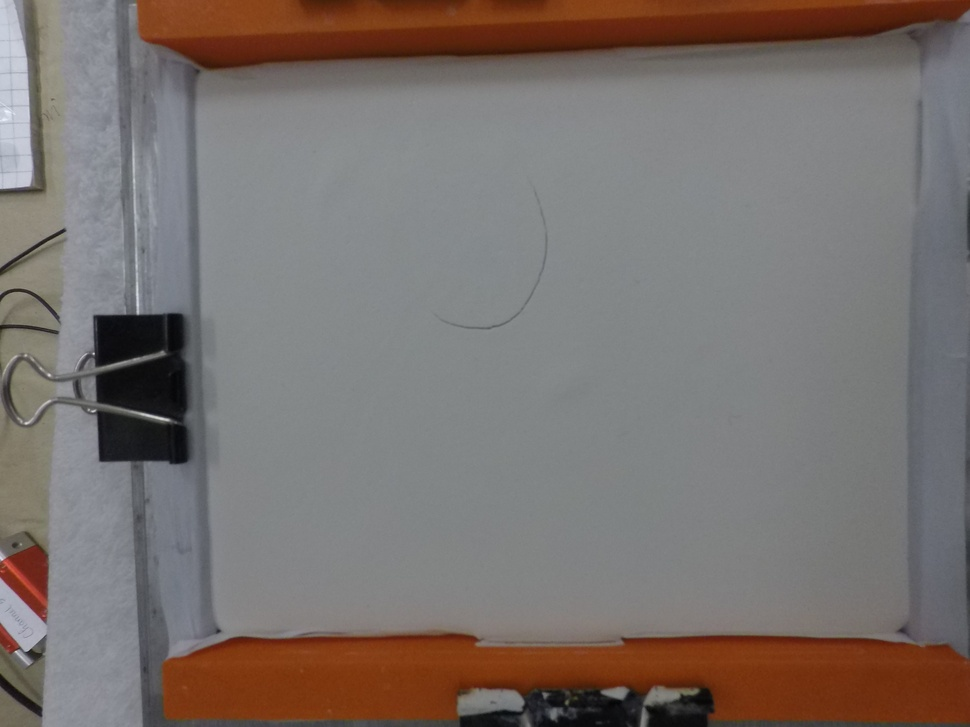
#> input picture jimmyFolder/pythonFiles/loopImages/G0022145.JPG, 970 x 727 px, shrunk from 4000 x 3000 before the run
$ python -i binaryTest.py   (imports and definitions only)
#> lines starting #> are read from the running program, lines starting #| are printed output that depends on the picture
import math
import scipy.ndimage.morphology as m
import cv2
import numpy as np
from skimage import img_as_float
from skimage import io, color, morphology
from skimage import io, morphology, img_as_bool, segmentation
from scipy import ndimage as ndi
import matplotlib.pyplot as plt
import ctypes
import tkinter as tk
import tkinter.filedialog
from tkinter.filedialog import askopenfilename

#Makes each pixel of the image black or white
# [49 lines left out: functions binary, binary1, binary2, median, thinning2, canny, not called in this run]

#Fills in gaps in the skeleton image
def complete(img):
#> called with img = 'loopImages/G0022145.JPG'
    image = img_as_bool(io.imread(img))
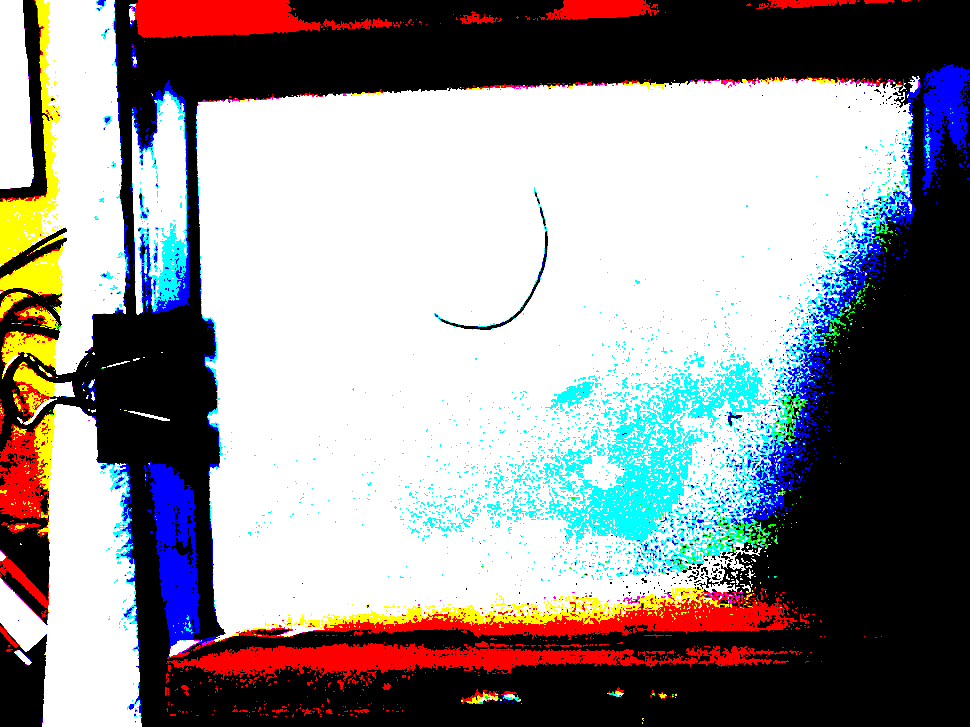
#> image: shape (727, 970, 3) bool; mean R, G, B 0.574, 0.566, 0.572
    out = ndi.distance_transform_edt(~image)
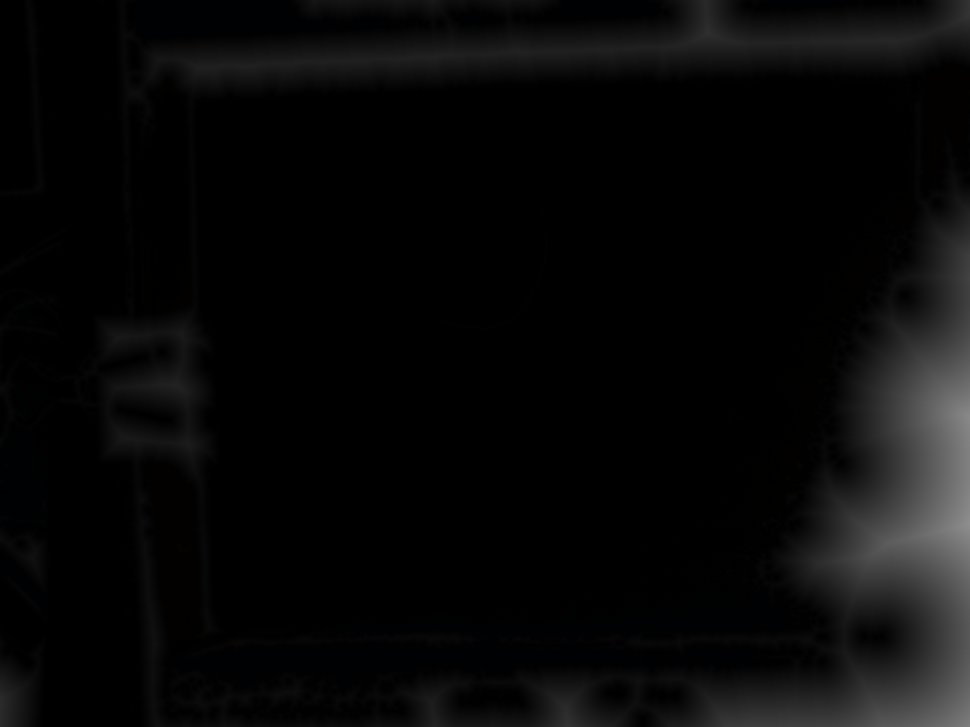
#> out: shape (727, 970, 3) float64; mean R, G, B 8.4, 8.4, 8.5
    out = out < 0.02 * out.max()
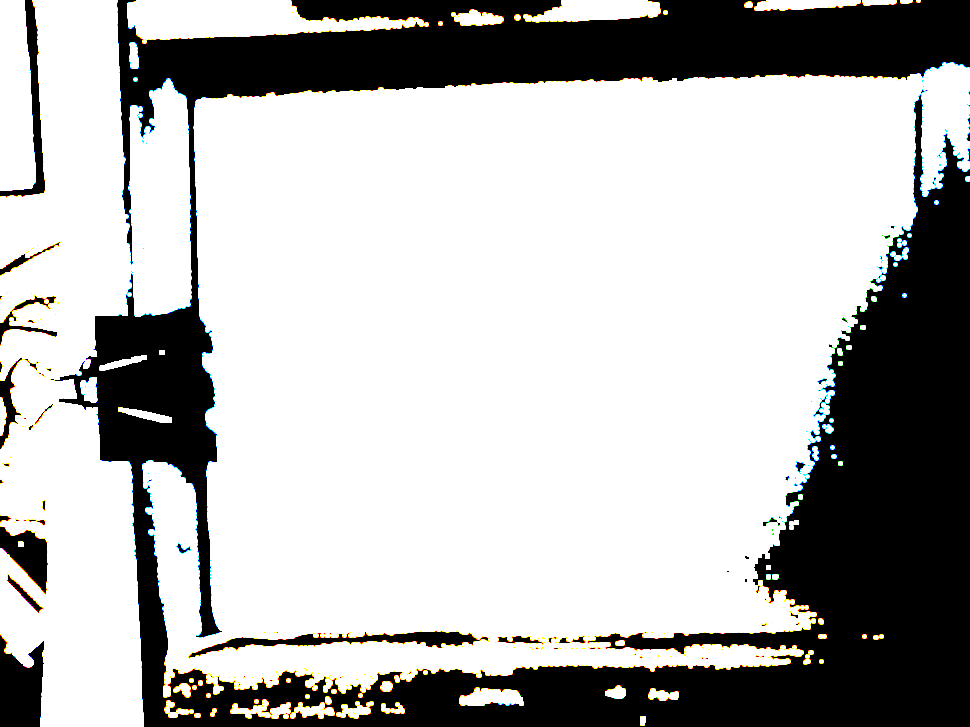
#> out: shape (727, 970, 3) bool; mean R, G, B 0.706, 0.706, 0.702
    out = morphology.skeletonize(out)
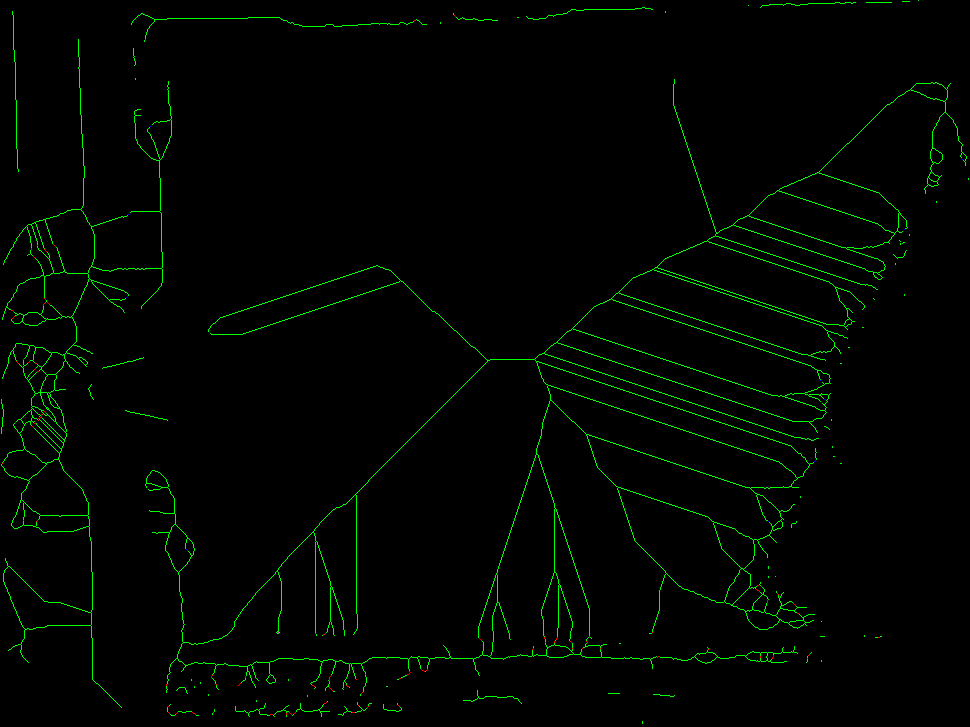
#> out: shape (727, 970, 3) bool; mean R, G, B 0.000281, 0.019, 3.83e-05
    out = segmentation.clear_border(out)
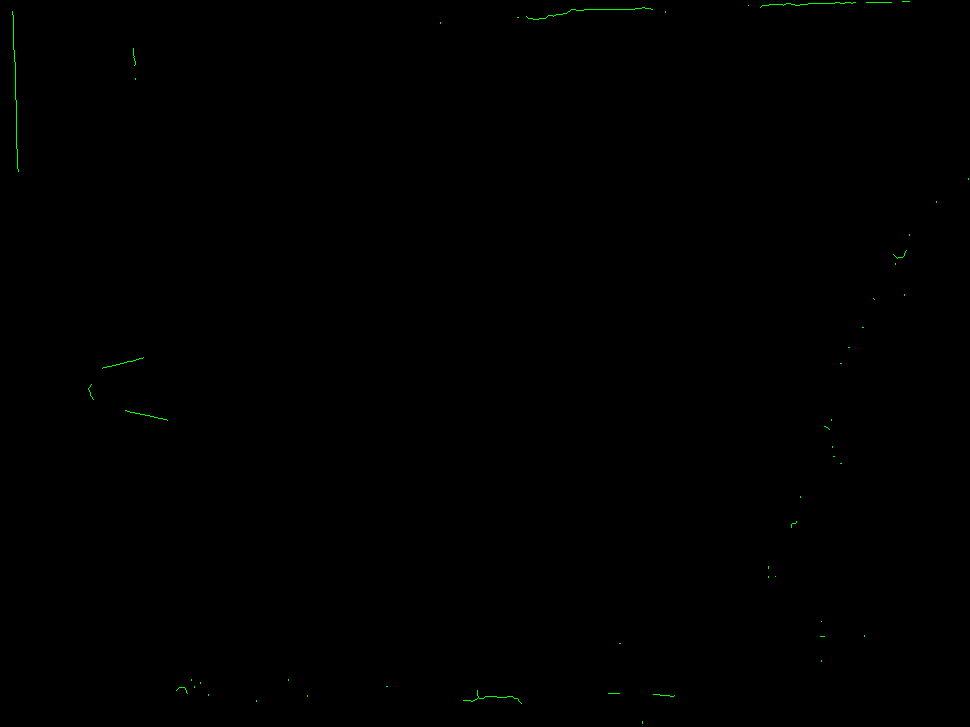
#> out: shape (727, 970, 3) bool; mean R, G, B 0, 0.00108, 0
    out = out | image

    cv2.imshow("out",out)
    cv2.waitKey(0)
    cv2.imwrite('gaps_filled.jpg', out)

#Makes all green pixels white
# [340 lines left out: functions bandw, switch, getLength, getSlope, getWidth, getColor, not called in this run]

#############################################MAIN###################################
cropping = False
esc_keycode=27
x_start, y_start, x_end, y_end = 0, 0, 0, 0
done = False

# [2 lines not run here, left out]

#The image is made smaller if it extends the window size
# [1 line that did not run here, left out]
# [1 line that did not run here, left out]
# [1 line that did not run here, left out]
# [1 line that did not run here, left out]
# [3 lines not run here, left out]

# [22 lines of commented-out code are left out]

widthUnits = 6 #float(e1.get())
heightUnits = 6 #float(e2.get())
units = "inches" #e3.get()

# [2 lines not run here, left out]
# [1 line that did not run here, left out]
check = False

# [28 lines left out: function mouse_crop, not called in this run]

# [37 lines not run here, left out]

>>> result = complete('loopImages/G0022145.JPG')
